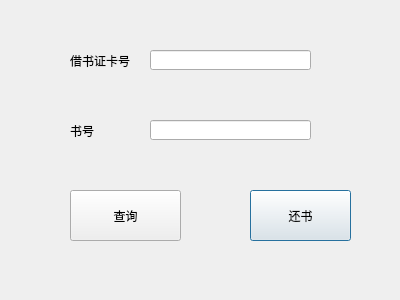
<?xml version="1.0" encoding="UTF-8"?>
<ui version="4.0">
 <class>return_dialog</class>
 <widget class="QDialog" name="return_dialog">
  <property name="geometry">
   <rect>
    <x>0</x>
    <y>0</y>
    <width>400</width>
    <height>300</height>
   </rect>
  </property>
  <property name="windowTitle">
   <string>还书</string>
  </property>
  <widget class="QPushButton" name="return_button">
   <property name="geometry">
    <rect>
     <x>250</x>
     <y>190</y>
     <width>101</width>
     <height>51</height>
    </rect>
   </property>
   <property name="text">
    <string>还书</string>
   </property>
  </widget>
  <widget class="QLineEdit" name="card_in">
   <property name="geometry">
    <rect>
     <x>150</x>
     <y>50</y>
     <width>161</width>
     <height>20</height>
    </rect>
   </property>
  </widget>
  <widget class="QLabel" name="label_2">
   <property name="geometry">
    <rect>
     <x>70</x>
     <y>120</y>
     <width>61</width>
     <height>21</height>
    </rect>
   </property>
   <property name="text">
    <string>书号</string>
   </property>
  </widget>
  <widget class="QLabel" name="label">
   <property name="geometry">
    <rect>
     <x>70</x>
     <y>50</y>
     <width>71</width>
     <height>21</height>
    </rect>
   </property>
   <property name="text">
    <string>借书证卡号</string>
   </property>
  </widget>
  <widget class="QLineEdit" name="book_in">
   <property name="geometry">
    <rect>
     <x>150</x>
     <y>120</y>
     <width>161</width>
     <height>20</height>
    </rect>
   </property>
  </widget>
  <widget class="QPushButton" name="pushButton">
   <property name="geometry">
    <rect>
     <x>70</x>
     <y>190</y>
     <width>111</width>
     <height>51</height>
    </rect>
   </property>
   <property name="text">
    <string>查询</string>
   </property>
  </widget>
 </widget>
 <resources/>
 <connections/>
</ui>
